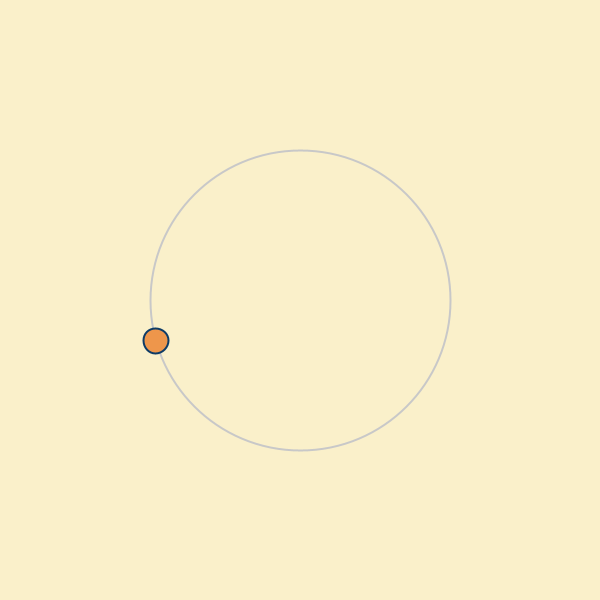
Frame 1 (no input)
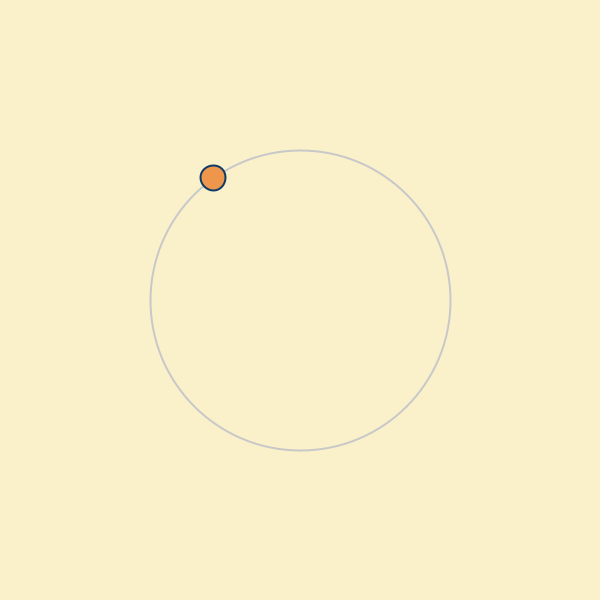
Frame 60 (the mouse pressed at the canvas centre just before this capture)
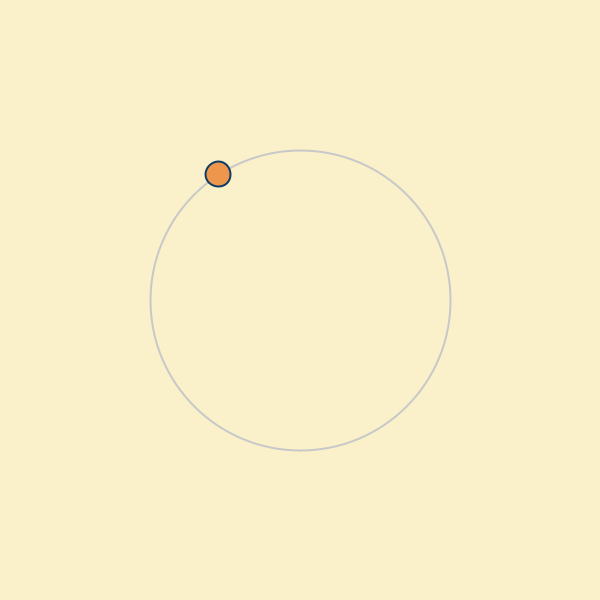
Frame 120 (the mouse held since frame 60 and released just before this capture)

The Processing sketch that drew these frames (run headless with seeded random() and noise(); from frame 60 on, the mouse is pressed at the canvas centre):

// Processing sketch: MovimientoCircular
// ── MovimientoCircular.pde
/*Ejercicio Movimiento de bola alrededor de un punto*/
float t, w, r, x, y;
PVector p; 

void setup() {
  size(600,600);
  r = 150; // Radio de la circunferencia a seguir
  p = new PVector(width/2 + r, height/2); // Particula
  t = 1; // Periodo -> Tiempo en recorrer una onda completa
  w = (2 * PI) / t; // Fórmula de la velocidad angular
}

void draw(){
  background(#FAF0CA);
  particula();
}

void particula(){
  // Calcular las coordenadas x y y de la bola utilizando funciones trigonométricas
  x = width/2 + r * cos(w * millis() / 1000); // millis() devuelve el tiempo transcurrido en milisegundos
  y = height/2 + r * sin(w * millis() / 1000);
  // println(millis());
  
  // Dibujar el círculo de la trayectoria
  stroke(200); // Color de la trayectoria
  strokeWeight(2); // Grosor del borde
  noFill();
  ellipse(width/2, height/2, 2*r, 2*r);
  
  //Particula P
  stroke(#0D3B66);
  fill(#EE964B);
  ellipse(x, y, 25, 25);
}
